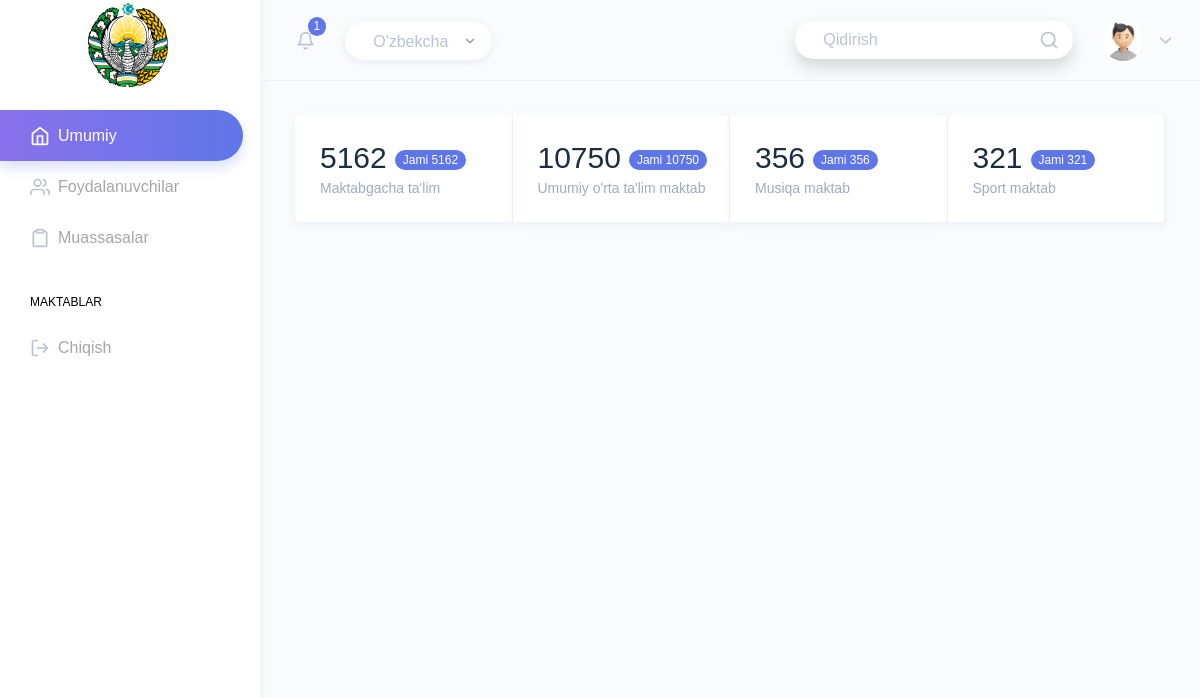
/ (signed in), run on the app's committed database.
### school/models.py (models this page shows, shortened)
class OrganizationStatistics(BaseModel):
    type = models.CharField(max_length=32, choices=OrganizationsType.choices, unique=True)
    number = models.PositiveIntegerField(default=1)
    class Meta:
        verbose_name = "Tashkilot turi"
        verbose_name_plural = "Tashkilot turlari"

### school/views.py (the view)
# urls.py: path('', views.dashboard, name='dashboard'),
@login_required
def dashboard(request):
    stats = OrganizationStatistics.objects.all()
    context = {
        'stats': stats
    }
    return render(request, 'index.html', context)

### templates/index.html
{% extends 'base/base.html' %}
{% load static %}
{% block content %}
<div class="page-wrapper">
    <div class="container-fluid">
        <div class="card-group">
            {% for stat in stats %}
            <div style="cursor: pointer;" class="card border-right">
                <div class="card-body">
                    <div class="d-flex d-lg-flex d-md-block align-items-center">
                        <div>
                            <div class="d-inline-flex align-items-center">
                                <h2 class="text-dark mb-1 font-weight-medium">{{ stat.number }}</h2>
                                <span
                                    class="badge bg-primary font-12 text-white font-weight-medium badge-pill ml-2 d-lg-block d-md-none">
                                    Jami {{ stat.number }}
                                </span>
                            </div>
                            <h6 class="text-muted font-weight-normal mb-0 w-100 text-truncate">
                                {{ stat.type }}
                            </h6>
                        </div>
                    </div>
                </div>
            </div>
            {% endfor %}
        </div>
    </div>
</div>
{% endblock content %}

### templates/base/base.html (style rules this page uses)
body { font-family: 'Rubik', sans-serif; }

### data on the page
OrganizationStatistics: number "5162", type "Maktabgacha ta'lim"
OrganizationStatistics: number "10750", type "Umumiy o'rta ta'lim maktab"
OrganizationStatistics: number "356", type "Musiqa maktab"
OrganizationStatistics: number "321", type "Sport maktab"
